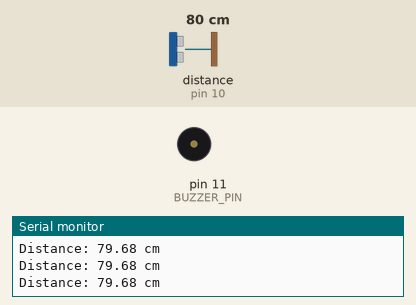
A sketch run on a simulated Arduino Uno, built with avr-gcc and run on an emulated ATmega328P. Parts: buzzer (waves = sounding, pin HIGH), the last lines printed to the serial monitor. Wiring (inferred from the names in the program): ultrasonic range finder: trigger pin 9; echo pin 10. Inputs (shaded band) come from the test bench; at power-on: distance to the obstacle (sensor on pin 10) 80 cm. The echo pulse lasts 58.3 µs per cm; pins used as bus, display or sensor lines are not drawn.

Above: at 1.2 s.
1.3 s: distance to the obstacle (sensor on pin 10) set to 22 cm
2.8 s: distance to the obstacle (sensor on pin 10) set to 18 cm
At 3.9 s:
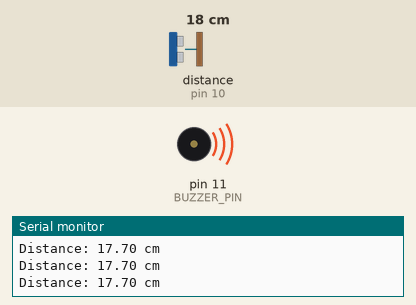
4.3 s: distance to the obstacle (sensor on pin 10) set to 35 cm
At 5.0 s:
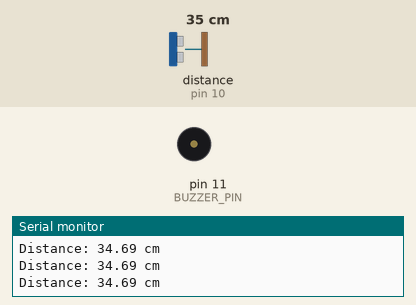
5.8 s: distance to the obstacle (sensor on pin 10) set to 2 cm
At 6.6 s:
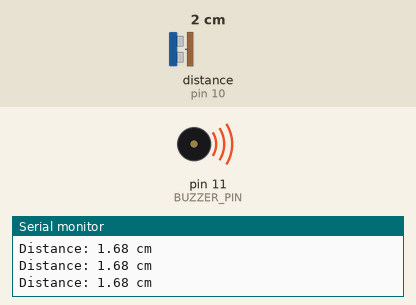
Timing chart, 0 to 8.3 s (numbered marks = the images above; inputs shaded):
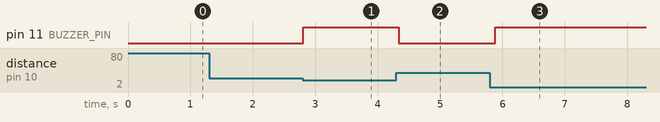

The sketch:

Smart_Blind_Stick.ino
```cpp
#define TRIG_PIN 9
#define ECHO_PIN 10
#define BUZZER_PIN 11

void setup() {
  pinMode(TRIG_PIN, OUTPUT);
  pinMode(ECHO_PIN, INPUT);
  pinMode(BUZZER_PIN, OUTPUT);

  digitalWrite(TRIG_PIN, LOW);
  digitalWrite(BUZZER_PIN, LOW);

  Serial.begin(9600);
}

void loop() {
  digitalWrite(TRIG_PIN, LOW);
  delayMicroseconds(2);

  digitalWrite(TRIG_PIN, HIGH);
  delayMicroseconds(10);
  digitalWrite(TRIG_PIN, LOW);

  long duration = pulseIn(ECHO_PIN, HIGH, 30000);

  float distance = duration * 0.0343 / 2;

  if (duration > 0 && distance < 20) {
    digitalWrite(BUZZER_PIN, HIGH);
  } else {
    digitalWrite(BUZZER_PIN, LOW);
  }

  Serial.print("Distance: ");
  Serial.print(distance);
  Serial.println(" cm");

  delay(100);
}
```

Measured:
- the behaviour switches between 21 and 20 cm on distance to the obstacle (sensor on pin 10) (found by bisection; images 0 and 1)
- after the input at 2.8 s, pin 11 (BUZZER_PIN): LOW → HIGH at once
- after the input at 4.3 s, pin 11 (BUZZER_PIN): HIGH → LOW at once
- after the input at 5.8 s, pin 11 (BUZZER_PIN): LOW → HIGH after 0.08 s
